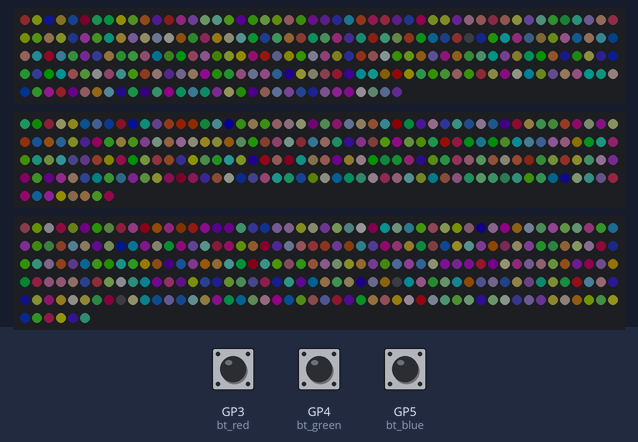
A program run on a simulated Raspberry Pi Pico running CircuitPython. On the bench: 232 RGB LEDs in strip order, left to right, continuing on the next row, 208 RGB LEDs in strip order, left to right, continuing on the next row, 256 RGB LEDs in strip order, left to right, continuing on the next row. The test bench sets the inputs (shaded band); at power-on: GP3 (bt_red) HIGH, GP4 (bt_green) HIGH, GP5 (bt_blue) HIGH. Dim RGB values are drawn brighter than linear; random numbers come from a fixed seed.

Above: at 1.2 s.
1.3 s: GP3 (bt_red) pulled LOW for 0.15 s
At 2.1 s:
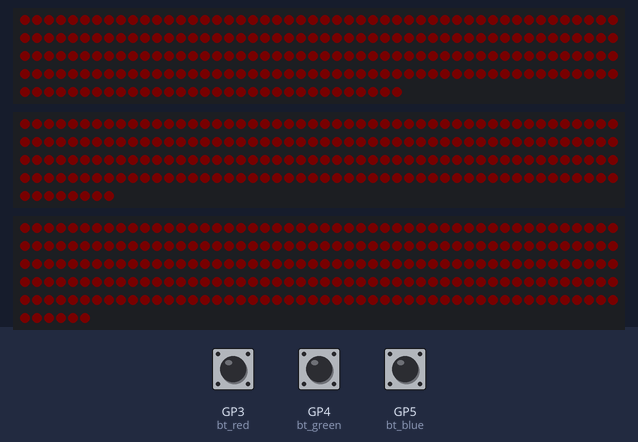
4.4 s: GP4 (bt_green) pulled LOW for 0.15 s
At 5.3 s:
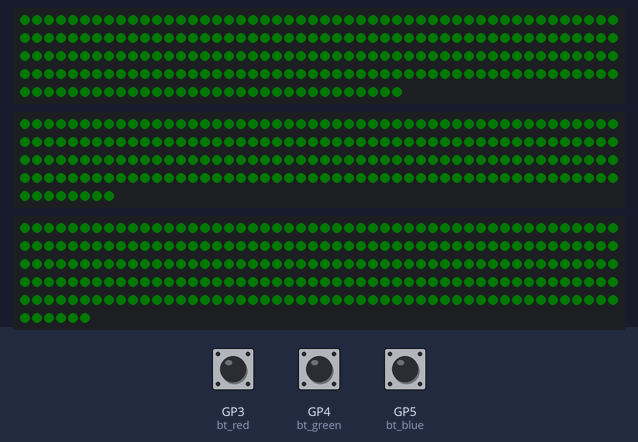
7.5 s: GP3 (bt_red) pulled LOW for 3.2 s
At 11.16 s:
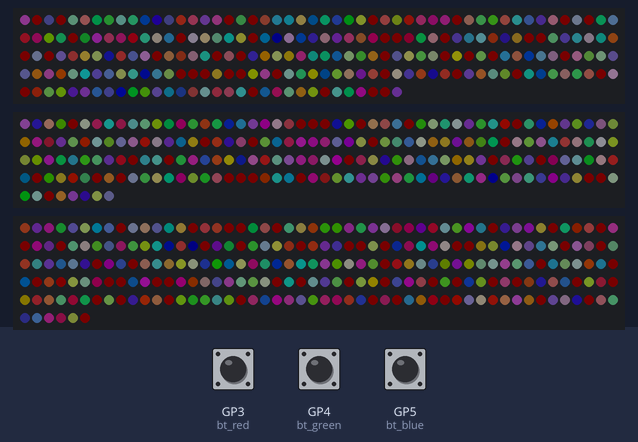
11.3 s: GP3 (bt_red) pulled LOW for 3.2 s
At 14.7 s:
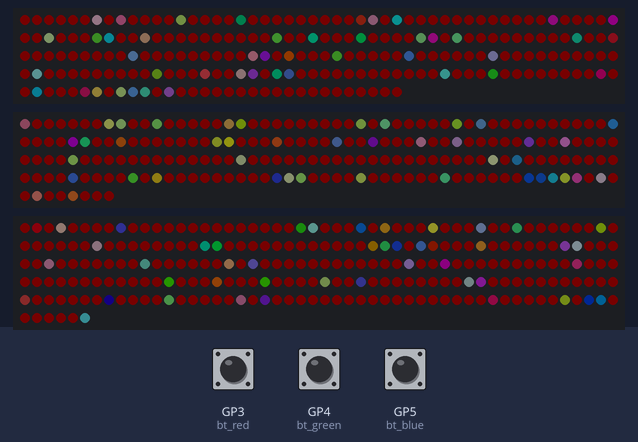
Timing chart, 0 to 16.1 s (numbered marks = the images above; inputs shaded):
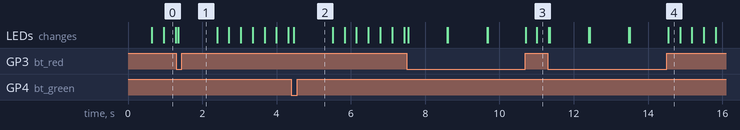

The program:

sparkle.py
```python
import board
import digitalio
import neopixel
import random
import time

# Bottom panel (29x8)
neo1 = neopixel.NeoPixel(board.GP0, 232, auto_write=False)
# Upper right (13x16)
neo2 = neopixel.NeoPixel(board.GP1, 208, auto_write=False)
# Upper left (16x16)
neo3 = neopixel.NeoPixel(board.GP2, 256, auto_write=False)

# For debugging -- show the separate panels
# neo1.fill((2, 0, 0))  # Red
# neo2.fill((0, 2, 0))  # Green
# neo3.fill((0, 0, 2))  # Blue
# neo1.show()
# neo2.show()
# neo3.show()
# raise Exception("STOP")

# The buttons are pulled up. They are TRUE when not pressed
# and FALSE when pressed.

bt_red = digitalio.DigitalInOut(board.GP3)
bt_red.pull = digitalio.Pull.UP

bt_green = digitalio.DigitalInOut(board.GP4)
bt_green.pull = digitalio.Pull.UP

bt_blue = digitalio.DigitalInOut(board.GP5)
bt_blue.pull = digitalio.Pull.UP

while True:

    # Use the buttons to set sold colors
    if not bt_red.value:
        neo1.fill((2, 0, 0))  # Red
        neo2.fill((2, 0, 0))  # Red
        neo3.fill((2, 0, 0))  # Red
        neo1.show()
        neo2.show()
        neo3.show()
        time.sleep(1)
    elif not bt_green.value:
        neo1.fill((0, 2, 0))  # Green
        neo2.fill((0, 2, 0))  # Green
        neo3.fill((0, 2, 0))  # Green
        neo1.show()
        neo2.show()
        neo3.show()
        time.sleep(1)
    elif not bt_blue.value:
        neo1.fill((0, 0, 2))  # Blue
        neo2.fill((0, 0, 2))  # Blue
        neo3.fill((0, 0, 2))  # Blue
        neo1.show()
        neo2.show()
        neo3.show()
        time.sleep(1)

    # Randomly set 50 pixels on each panel (150 total)
    for _ in range(50):
        neo1[random.randint(0, 231)] = (random.randint(0, 20), random.randint(0, 20), random.randint(0, 20))
        neo2[random.randint(0, 207)] = (random.randint(0, 20), random.randint(0, 20), random.randint(0, 20))
        neo3[random.randint(0, 255)] = (random.randint(0, 20), random.randint(0, 20), random.randint(0, 20))
    neo1.show()
    neo2.show()
    neo3.show()
    
```
